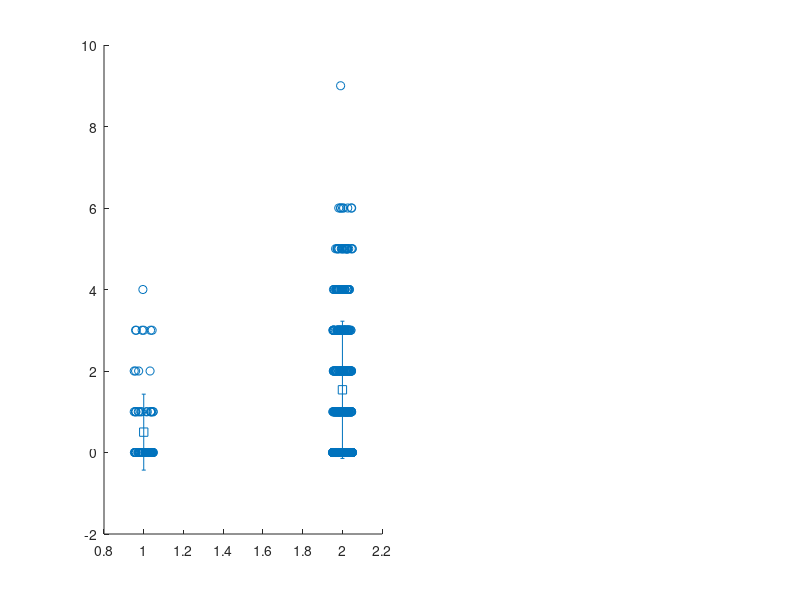

Reproduce this figure in MATLAB. (Note: this script raises an error after producing the figure.)
%load the data- specifically my state prediction
%load('CI_HeLaWTRac1Fret_final')

%str='foci_save';
%count_foci(plotstate,cellstepstotal,str);

%all foci analyzed is my final analysis, uncomment out one of these to load any
%repeated analysis.
load('all foci analyzed')
%load('foci_save')


include=[1 2 3 4 5 6];
plotstate2=plotstate(include,:);
FociNumber_auto=FociNumber_auto(include,:);

A=round(plotstate2);

state1=A==1;
state2=A==2;



figure1 = figure;

% Create axes
axes1 = axes('Parent',figure1,...
    'Position',[0.13 0.11 0.347700693756194 0.815]);
scatter(round(plotstate2(:))+0.1*rand(numel(plotstate2(:)),1)-0.05,FociNumber_auto(:))
hold on
errorbar([1 2],[mean(FociNumber_auto(state1)) mean(FociNumber_auto(state2))],[std(FociNumber_auto(state1)) std(FociNumber_auto(state2))],'s','MarkerSize',10,...
    'MarkerEdgeColor','red','MarkerFaceColor','red','LineWidth',3 )

% Create ylabel
ylabel('Number of Foci Identified in Frame');

% Uncomment the following line to preserve the Y-limits of the axes
% ylim(axes1,[0 7]);
% Set the remaining axes properties
set(axes1,'FontSize',16,'XGrid','on','XTick',[1 2],'XTickLabel',...
    {'State One','State Two'},'YGrid','on');
ylim([0 7])

cwd=pwd;
cd figures
savefig(gcf,'bootstrap_state_scatter');
cd(cwd);


%hold on
%histogram(FociNumber_auto(state1),'Normalization','probability') ;
%hold on
%histogram(FociNumber_auto(state2),'Normalization','probability') ;
[fakeD,h] = bootstrap_state_data(FociNumber_auto(:),state1(:),state2(:));

